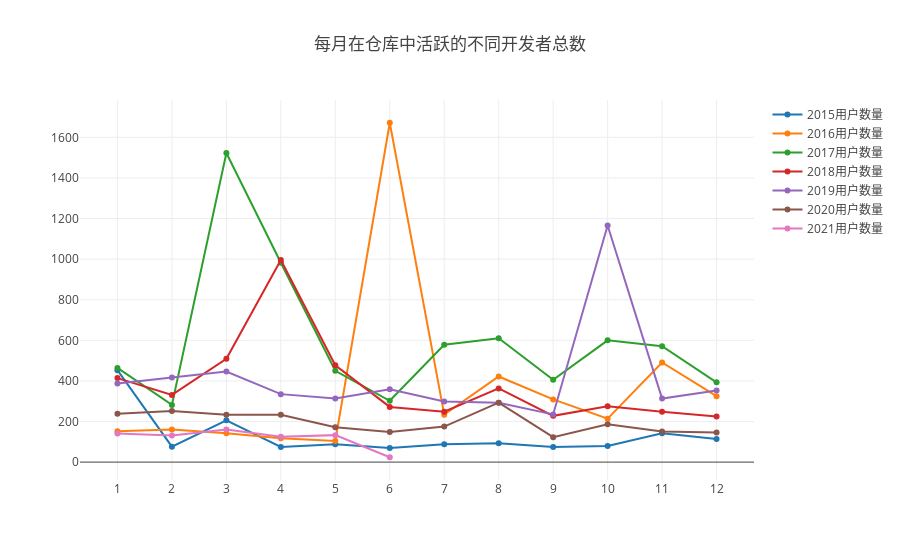

Notebook cell for this chart:
### Markdown cell above
## 4. 每月在仓库中活跃（只要有日志产生就算）的不同开发者总数

### Code cell
//计算各年的不同月份用户活跃情况
var start_year=2015,end_year=2022;
var years = Array.from({ length: end_year - start_year + 1 }, (_, i) => i + start_year);

Promise.all(
    years.map(y => { 
       var q=
           `select count(distinct actor_id) AS actor_id_count,toMonth(created_date) AS month
            from github_log.year${y} 
            where repo_id='18044526'
            and toString(created_date)<='2021-06-04'
            group by month
            order by month`;
        return openDigger.driver.clickhouse.query(q);
    })
).then(data=>{
    var activeActor2015=[],xmonth2015 =[],activeActor2016=[],xmonth2016 =[];
    var activeActor2017=[],xmonth2017 =[],activeActor2018=[],xmonth2018 =[];
    var activeActor2019=[],xmonth2019 =[],activeActor2020=[],xmonth2020 =[];
    var activeActor2021=[],xmonth2021 =[],activeActor2022=[],xmonth2022 =[];    
 
    data[0].forEach(item=>{xmonth2015.push(item.month);activeActor2015.push(item.actor_id_count);});
    data[1].forEach(item=>{xmonth2016.push(item.month);activeActor2016.push(item.actor_id_count);});
    data[2].forEach(item=>{xmonth2017.push(item.month);activeActor2017.push(item.actor_id_count);});
    data[3].forEach(item=>{xmonth2018.push(item.month);activeActor2018.push(item.actor_id_count);});
    data[4].forEach(item=>{xmonth2019.push(item.month);activeActor2019.push(item.actor_id_count);});
    data[5].forEach(item=>{xmonth2020.push(item.month);activeActor2020.push(item.actor_id_count);});
    data[6].forEach(item=>{xmonth2021.push(item.month);activeActor2021.push(item.actor_id_count);});
    data[7].forEach(item=>{xmonth2022.push(item.month);activeActor2022.push(item.actor_id_count);});
      
    openDigger.render.plotly([
        {x: xmonth2015, y: activeActor2015, mode: 'scatter', name: '2015用户数量'},
        {x: xmonth2016, y: activeActor2016, mode: 'scatter', name: '2016用户数量'},
        {x: xmonth2017, y: activeActor2017, mode: 'scatter', name: '2017用户数量'},
        {x: xmonth2018, y: activeActor2018, mode: 'scatter', name: '2018用户数量'},
        {x: xmonth2019, y: activeActor2019, mode: 'scatter', name: '2019用户数量'},
        {x: xmonth2020, y: activeActor2020, mode: 'scatter', name: '2020用户数量'},
        {x: xmonth2021, y: activeActor2021, mode: 'scatter', name: '2021用户数量'},
        {x: xmonth2022, y: activeActor2022, mode: 'scatter', name: '2022用户数量'}],
                             { 
        title: '每月在仓库中活跃的不同开发者总数',
        xaxis: {type: 'category'}}
    );
});

### Figure 1 — Plotly figure (JSON) as saved in the notebook; plotly's stock layout.template omitted (floating-point values rounded to 4 significant figures)
{"data": [{"mode": "scatter", "name": "2015用户数量", "x": [1, 2, 3, 4, 5, 6, 7, 8, 9, 10, 11, 12], "y": ["453", "76", "206", "75", "88", "69", "88", "93", "74", "79", "142", "114"]}, {"mode": "scatter", "name": "2016用户数量", "x": [1, 2, 3, 4, 5, 6, 7, 8, 9, 10, 11, 12], "y": ["152", "161", "142", "117", "104", "1672", "234", "422", "309", "214", "491", "325"]}, {"mode": "scatter", "name": "2017用户数量", "x": [1, 2, 3, 4, 5, 6, 7, 8, 9, 10, 11, 12], "y": ["464", "282", "1523", "982", "450", "302", "578", "610", "406", "600", "571", "393"]}, {"mode": "scatter", "name": "2018用户数量", "x": [1, 2, 3, 4, 5, 6, 7, 8, 9, 10, 11, 12], "y": ["414", "331", "509", "996", "477", "272", "248", "363", "228", "275", "248", "225"]}, {"mode": "scatter", "name": "2019用户数量", "x": [1, 2, 3, 4, 5, 6, 7, 8, 9, 10, 11, 12], "y": ["387", "417", "446", "335", "314", "359", "299", "292", "235", "1166", "313", "353"]}, {"mode": "scatter", "name": "2020用户数量", "x": [1, 2, 3, 4, 5, 6, 7, 8, 9, 10, 11, 12], "y": ["238", "252", "234", "233", "172", "148", "175", "293", "123", "186", "151", "146"]}, {"mode": "scatter", "name": "2021用户数量", "x": [1, 2, 3, 4, 5, 6], "y": ["141", "131", "161", "125", "133", "24"]}, {"mode": "scatter", "name": "2022用户数量", "x": [], "y": []}], "layout": {"autosize": true, "title": {"text": "每月在仓库中活跃的不同开发者总数"}, "xaxis": {"autorange": true, "range": [-0.6774, 11.68], "type": "category"}, "yaxis": {"autorange": true, "range": [-112, 1808], "type": "linear"}}}
